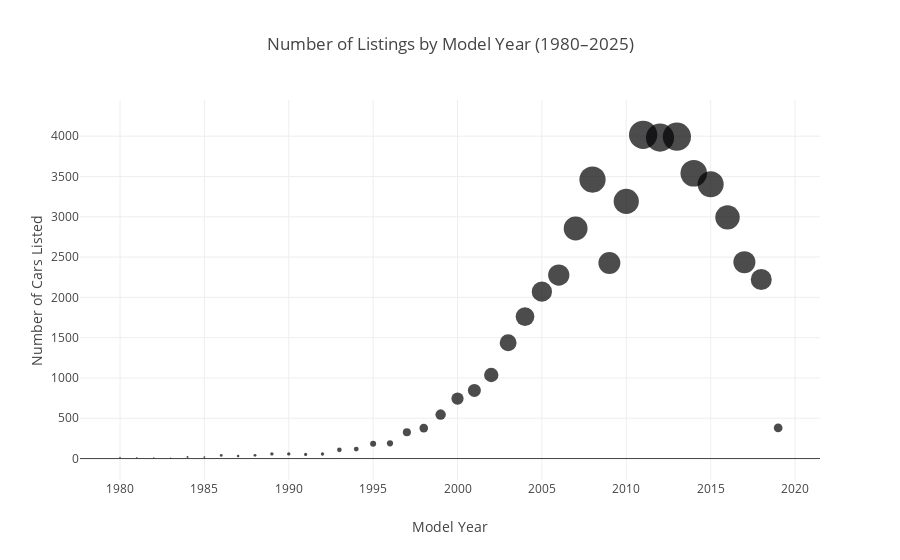

Write notebook code for a chart like this one.
### Code cell
CURRENT_YEAR = 2025          # keep this in one place

# --- 1. Filter df for valid years 1980‑CURRENT_YEAR -------------
mask = (
    df["model_year"].notna() &
    (df["model_year"] >= 1980) &
    (df["model_year"] <= CURRENT_YEAR)
)

year_counts = (
    df.loc[mask]                   # apply the filter first
      .groupby("model_year")
      .size()
      .reset_index(name="count")
      .sort_values("model_year")
)

# --- 2. Plot -----------------------------------------------------
fig = px.scatter(                 # or px.bar(...) if you prefer bars
    year_counts,
    x="model_year",
    y="count",
    size="count",
    title="Number of Listings by Model Year (1980–2025)",
    labels={"model_year": "Model Year", "count": "Number of Cars Listed"},
)
fig.update_traces(marker=dict(opacity=0.7))
fig.show()

### Figure 1 — Plotly figure (JSON) as saved in the notebook; plotly's stock layout.template omitted (floating-point values rounded to 4 significant figures)
{"data": [{"hovertemplate": "Model Year=%{x}<br>Number of Cars Listed=%{marker.size}<extra></extra>", "legendgroup": "", "marker": {"color": "#000001", "opacity": 0.7, "size": [12, 10, 9, 7, 20, 18, 39, 31, 40, 58, 58, 51, 57, 108, 118, 184, 189, 327, 378, 546, 744, 845, 1037, 1437, 1762, 2071, 2277, 2854, 3462, 2426, 3191, 4017, 3982, 3994, 3540, 3403, 2993, 2437, 2222, 380], "sizemode": "area", "sizeref": 10.04, "symbol": "circle"}, "mode": "markers", "name": "", "orientation": "v", "showlegend": false, "type": "scatter", "x": [1980, 1981, 1982, 1983, 1984, 1985, 1986, 1987, 1988, 1989, 1990, 1991, 1992, 1993, 1994, 1995, 1996, 1997, 1998, 1999, 2000, 2001, 2002, 2003, 2004, 2005, 2006, 2007, 2008, 2009, 2010, 2011, 2012, 2013, 2014, 2015, 2016, 2017, 2018, 2019], "xaxis": "x", "y": [12, 10, 9, 7, 20, 18, 39, 31, 40, 58, 58, 51, 57, 108, 118, 184, 189, 327, 378, 546, 744, 845, 1037, 1437, 1762, 2071, 2277, 2854, 3462, 2426, 3191, 4017, 3982, 3994, 3540, 3403, 2993, 2437, 2222, 380], "yaxis": "y"}], "layout": {"legend": {"itemsizing": "constant", "tracegroupgap": 0}, "title": {"text": "Number of Listings by Model Year (1980–2025)"}, "xaxis": {"anchor": "y", "domain": [0, 1], "title": {"text": "Model Year"}}, "yaxis": {"anchor": "x", "domain": [0, 1], "title": {"text": "Number of Cars Listed"}}}}
